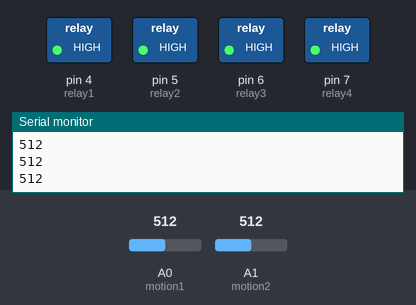
Bench run of a sketch on a simulated Arduino Uno, built with avr-gcc and run on an emulated ATmega328P. Parts: switched loads named in the sketch (green lamp = pin HIGH), the last lines printed to the serial monitor. Inputs (shaded band) come from the test bench; at power-on: A0 (motion1) = 512, A1 (motion2) = 512.

Above: at 1.2 s.
1.3 s: A0 (motion1) set to 584
2.8 s: A0 (motion1) set to 616
At 3.6 s:
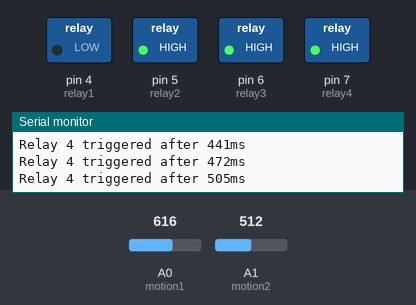
At 16.3 s:
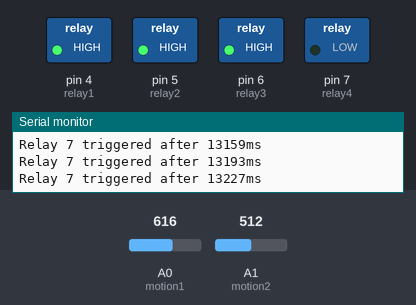
Timing chart, 0 to 49.5 s (numbered marks = the images above; inputs shaded):
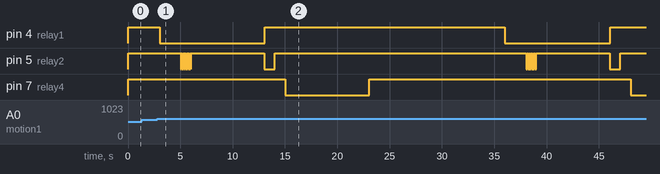

Measured:
- the behaviour switches between 600 and 601 on A0 (motion1) (found by bisection; images 0 and 1)
- after the input at 2.8 s, pin 4 (relay1): alternates HIGH for 23.0 s and LOW for 10.0 s, starting after 0.22 s; pin 7 (relay4): HIGH → LOW after 12.2 s, → HIGH 8.0 s later, → LOW 25.0 s later

The sketch:

halloween_party_2018.ino
```cpp
/* Halloween Party 2018
 *  A yard motion sensor
 *  Enable 2 motion sensors to set off 2 separate waves of effects
 */

const int motion1 = A0;
const int motion2 = A1;
const int relay1 = 4;
const int relay2 = 5;
const int relay3 = 6;
const int relay4 = 7;
long now = 0;
int maxtime1 = 0;
int maxtime2 = 0;

// TIMING CONFIGURATIONS {Motion detector trigger, relay, delay after trigger, time on}
int effects[4][4] = {{motion1, relay1, 0, 10000},  //Fog Machine
                    {motion1, relay2, 2000, 3000},  //Sound effect #1
                    {motion1, relay2, 10000, 11000},     //Sound effect #2
                    {motion1, relay4, 12000, 20000}}; //Strobe
int motionTrigger1 = 600;                           //The analog signal trigger for motion1 sensor
int motionTrigger2 = 600;


void setup() {
  Serial.begin(9600);
  Serial.println("Spookiness starting up...");
  //Pin setup
  pinMode(motion1, INPUT);
  pinMode(motion2, INPUT);
  pinMode(relay1, OUTPUT);
  digitalWrite(relay1, HIGH);
  pinMode(relay2, OUTPUT);
  digitalWrite(relay2, HIGH);
  pinMode(relay3, OUTPUT);
  digitalWrite(relay3, HIGH);
  pinMode(relay4, OUTPUT);
  digitalWrite(relay4, HIGH);
  //Calculate the maximum delays necessary to complete all tasks after motion
  for(int x=0; x<4; x++){
    if((effects[x][0]==motion1)&&((effects[x][2]+effects[x][3])>maxtime1)){
      maxtime1 = (effects[x][2]+effects[x][3]);
    }
  }
  for(int x=0; x<4; x++){
    if((effects[x][0]==motion2)&&((effects[x][2]+effects[x][3])>maxtime2)){
      maxtime2 = (effects[x][2]+effects[x][3]);
    }
  }
  maxtime1 = maxtime1 + 500;
  maxtime2 = maxtime2 + 500;
  Serial.print("Maximum delay times from configuration: {");
  Serial.print(maxtime1); Serial.print(","); Serial.print(maxtime2);
  Serial.println("}");
}

void loop() {
  if(analogRead(motion1)>motionTrigger1){
    now = millis();
    Serial.print("Motion sensor 1 triggered at "); Serial.println(now);
    while((millis()-now) < maxtime1){
      for(int x=0; x<4; x++){
        if((effects[x][0]==motion1)&&((millis()-now)>effects[x][2])&&((millis()-now)<effects[x][3])){  //If the timer is greater than the delay but less than the time on
          digitalWrite(effects[x][1], LOW);
          Serial.print("Relay "); Serial.print(effects[x][1]); Serial.print(" triggered after "); Serial.print((millis()-now)); Serial.println("ms");
        } else {
          digitalWrite(effects[x][1], HIGH);
        }
      }
    }
  }
  if(analogRead(motion2)>motionTrigger2){
    Serial.print("Motion sensor 2 triggered at "); Serial.println(now);
    now = millis();
    while((millis()-now) < maxtime2){
      for(int x=0; x<4; x++){
        if((effects[x][0]==motion2)&&((millis()-now)>effects[x][2])&&((millis()-now)<effects[x][3])){  //If the timer is greater than the delay but less than the time on
          digitalWrite(effects[x][1], LOW);
          //Serial.print("Relay "); Serial.print(effects[x][2]); Serial.print(" triggered after "); Serial.print((millis()-now)); Serial.println("ms");
        } else {
          digitalWrite(effects[x][1], HIGH);
        }
      }
    }
  }
  Serial.println(analogRead(motion1));
  delay(500);
}
```
